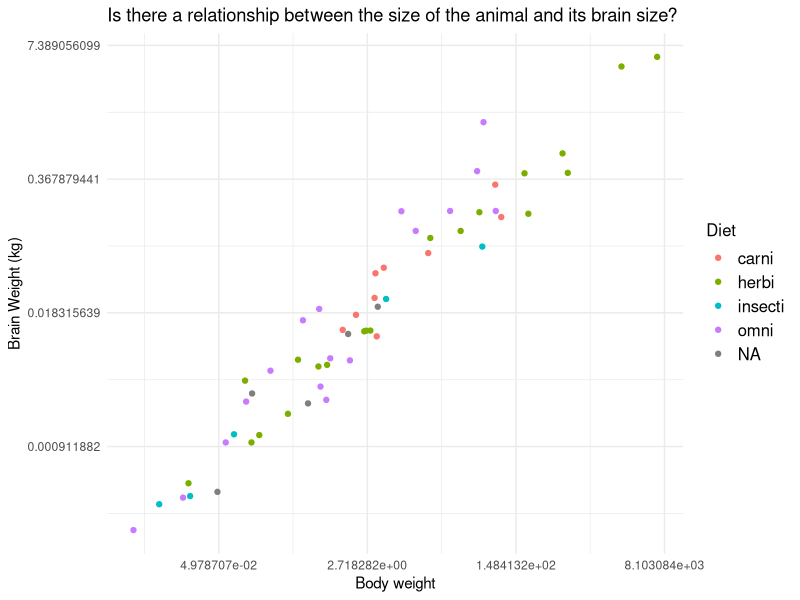

This chart was generated by the following R code:
## ---- chunk 1
# load tidyverse
library(tidyverse)

# we will work with the msleep dataset
data(msleep, package = "ggplot2")
msleep

# practice activity to revise workshop 3
# use the summarise() with grouping to find the average amount of sleep
# 'sleep_total' column for each of carnivores, omnivores and herbivores
msleep %>%
  summarise(
    av_sleep = mean(sleep_total),
    n = n(),
    .by = vore
  )
## ---- chunk 2
# always make sure to copy the code 
# this is mine
ggplot(msleep) +
  aes(x = bodywt, y = brainwt, colour = vore) +
  geom_point() +
  scale_color_hue(direction = 1) +
  scale_x_continuous(trans = "log") +
  scale_y_continuous(trans = "log") +
  labs(
    x = "Body weight",
    y = "Brain Weight (kg)",
    title = "Is there a relationship between the size of the animal and its brain size?",
    color = "Diet"
  ) +
  theme_minimal() +
  theme(
    legend.text = element_text(size = 12L),
    legend.title = element_text(size = 12L)
  )
